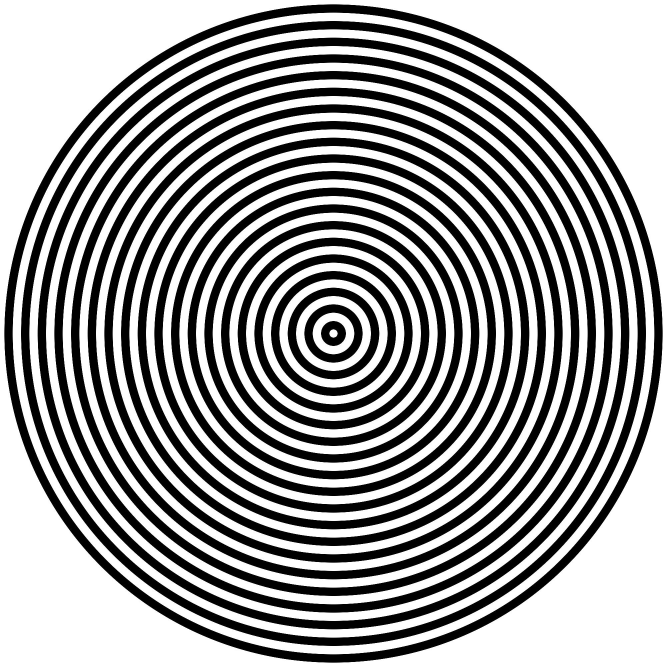
#> input picture img.jpg, 2000 x 2000 px (shown at 1/3 size)
$ python gen_test_video.py --src img.jpg --dst out.avi   (older library calls are emulated)
#> lines starting #> are read from the running program, lines starting #| are printed output that depends on the picture
import cv2

import argparse

parser = argparse.ArgumentParser()
parser.add_argument('--src', type=str, required=True,
                    help='Source image')
parser.add_argument('--dst', type=str, required=True,
                    help='Target video')
parser.add_argument('--size', type=int, default=200)
parser.add_argument('--rate', type=float, default=(65)/(64))
args = parser.parse_args()


img = cv2.imread(args.src)
#> img is the input picture: shape (2000, 2000, 3); min 0, max 255, mean 154.9
oh, ow, oc = img.shape
#> oh = 2000; ow = 2000; oc = 3
rh = h = args.size
rw = w = args.size
img_resized = img
img_arr = []
while True:
    rh, rw = int(rh * args.rate), int(rw * args.rate)
    if rh >= oh:
        break
    ci, cj = rh // 2, rw //2
    img_resized = cv2.resize(img, (rh, rw), interpolation=cv2.INTER_AREA)
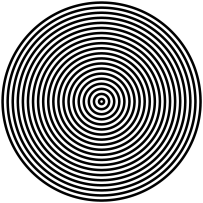
#> img_resized: shape (203, 203, 3); min 0, max 255, mean 154.9
    img_resized = img_resized[ci - h//2: ci + h//2, cj - w // 2:cj + w // 2]
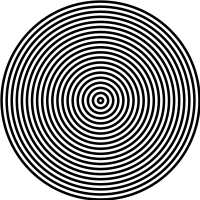
#> img_resized: shape (200, 200, 3); min 0, max 255, mean 152
    img_arr.append(img_resized)
    cv2.imshow('img', img_resized)
    cv2.waitKey(1)

fps = 30
capSize = (h, w) # this is the size of my source video
#fourcc = cv2.cv.CV_FOURCC('m', 'p', '4', 'v') # note the lower case
#fourcc = cv2.VideoWriter_fourcc('m', 'p', '4', 'v')
vout = cv2.VideoWriter(args.dst, cv2.VideoWriter_fourcc(*'XVID'),fps,(h, w))
#vout = cv2.VideoWriter()
#success = vout.open('test.mov',fourcc,fps,capSize,True)
for i in range(len(img_arr)):
    vout.write(img_arr[i])
vout.release()
#cv2.destroyAllWindows()
